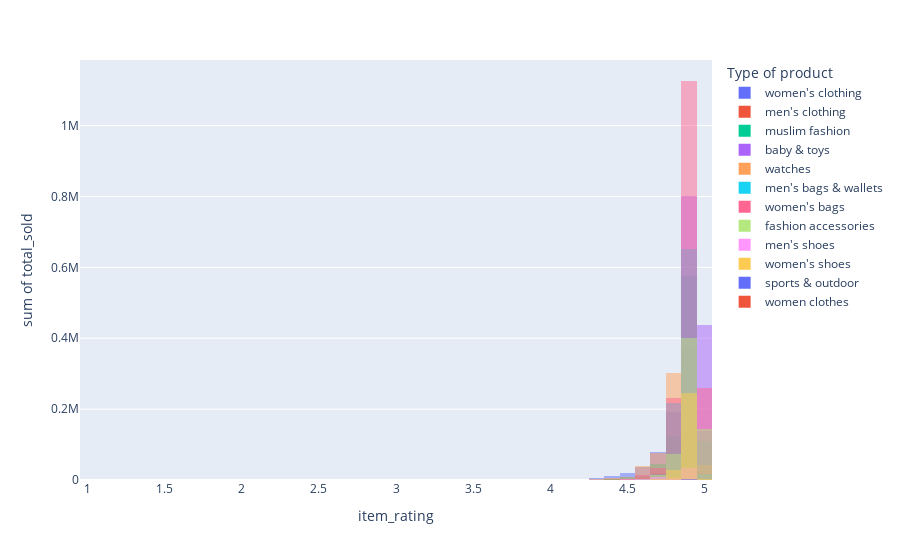

The cell this chart's notebook holds for it:
### Code cell
import plotly.express as px
df_2=df.groupby('item_rating').agg('sum').reset_index()
px.histogram(df, x='item_rating',y='total_sold', color='Type of product', barmode='overlay')

### Figure 1 — Plotly figure (JSON) as saved in the notebook; plotly's stock layout.template omitted (floating-point values rounded to 4 significant figures; data arrays with more than 128 entries replaced by an {"elided": "..."} marker saying what was removed)
{"data": [{"alignmentgroup": "True", "bingroup": "x", "histfunc": "sum", "hovertemplate": "Type of product=women's clothing<br>item_rating=%{x}<br>sum of total_sold=%{y}<extra></extra>", "legendgroup": "women's clothing", "marker": {"color": "#636efa", "opacity": 0.5, "pattern": {"shape": ""}}, "name": "women's clothing", "offsetgroup": "women's clothing", "orientation": "v", "showlegend": true, "type": "histogram", "x": {"elided": "3355 float values"}, "xaxis": "x", "y": {"elided": "3355 int values"}, "yaxis": "y"}, {"alignmentgroup": "True", "bingroup": "x", "histfunc": "sum", "hovertemplate": "Type of product=men's clothing<br>item_rating=%{x}<br>sum of total_sold=%{y}<extra></extra>", "legendgroup": "men's clothing", "marker": {"color": "#EF553B", "opacity": 0.5, "pattern": {"shape": ""}}, "name": "men's clothing", "offsetgroup": "men's clothing", "orientation": "v", "showlegend": true, "type": "histogram", "x": {"elided": "1861 float values"}, "xaxis": "x", "y": {"elided": "1861 int values"}, "yaxis": "y"}, {"alignmentgroup": "True", "bingroup": "x", "histfunc": "sum", "hovertemplate": "Type of product=muslim fashion<br>item_rating=%{x}<br>sum of total_sold=%{y}<extra></extra>", "legendgroup": "muslim fashion", "marker": {"color": "#00cc96", "opacity": 0.5, "pattern": {"shape": ""}}, "name": "muslim fashion", "offsetgroup": "muslim fashion", "orientation": "v", "showlegend": true, "type": "histogram", "x": {"elided": "1291 float values"}, "xaxis": "x", "y": {"elided": "1291 int values"}, "yaxis": "y"}, {"alignmentgroup": "True", "bingroup": "x", "histfunc": "sum", "hovertemplate": "Type of product=baby & toys<br>item_rating=%{x}<br>sum of total_sold=%{y}<extra></extra>", "legendgroup": "baby & toys", "marker": {"color": "#ab63fa", "opacity": 0.5, "pattern": {"shape": ""}}, "name": "baby & toys", "offsetgroup": "baby & toys", "orientation": "v", "showlegend": true, "type": "histogram", "x": {"elided": "1023 float values"}, "xaxis": "x", "y": {"elided": "1023 int values"}, "yaxis": "y"}, {"alignmentgroup": "True", "bingroup": "x", "histfunc": "sum", "hovertemplate": "Type of product=watches<br>item_rating=%{x}<br>sum of total_sold=%{y}<extra></extra>", "legendgroup": "watches", "marker": {"color": "#FFA15A", "opacity": 0.5, "pattern": {"shape": ""}}, "name": "watches", "offsetgroup": "watches", "orientation": "v", "showlegend": true, "type": "histogram", "x": {"elided": "3634 float values"}, "xaxis": "x", "y": {"elided": "3634 int values"}, "yaxis": "y"}, {"alignmentgroup": "True", "bingroup": "x", "histfunc": "sum", "hovertemplate": "Type of product=men's bags & wallets<br>item_rating=%{x}<br>sum of total_sold=%{y}<extra></extra>", "legendgroup": "men's bags & wallets", "marker": {"color": "#19d3f3", "opacity": 0.5, "pattern": {"shape": ""}}, "name": "men's bags & wallets", "offsetgroup": "men's bags & wallets", "orientation": "v", "showlegend": true, "type": "histogram", "x": {"elided": "441 float values"}, "xaxis": "x", "y": {"elided": "441 float values"}, "yaxis": "y"}, {"alignmentgroup": "True", "bingroup": "x", "histfunc": "sum", "hovertemplate": "Type of product=women's bags<br>item_rating=%{x}<br>sum of total_sold=%{y}<extra></extra>", "legendgroup": "women's bags", "marker": {"color": "#FF6692", "opacity": 0.5, "pattern": {"shape": ""}}, "name": "women's bags", "offsetgroup": "women's bags", "orientation": "v", "showlegend": true, "type": "histogram", "x": {"elided": "1270 float values"}, "xaxis": "x", "y": {"elided": "1270 int values"}, "yaxis": "y"}, {"alignmentgroup": "True", "bingroup": "x", "histfunc": "sum", "hovertemplate": "Type of product=fashion accessories<br>item_rating=%{x}<br>sum of total_sold=%{y}<extra></extra>", "legendgroup": "fashion accessories", "marker": {"color": "#B6E880", "opacity": 0.5, "pattern": {"shape": ""}}, "name": "fashion accessories", "offsetgroup": "fashion accessories", "orientation": "v", "showlegend": true, "type": "histogram", "x": {"elided": "1179 float values"}, "xaxis": "x", "y": {"elided": "1179 int values"}, "yaxis": "y"}, {"alignmentgroup": "True", "bingroup": "x", "histfunc": "sum", "hovertemplate": "Type of product=men's shoes<br>item_rating=%{x}<br>sum of total_sold=%{y}<extra></extra>", "legendgroup": "men's shoes", "marker": {"color": "#FF97FF", "opacity": 0.5, "pattern": {"shape": ""}}, "name": "men's shoes", "offsetgroup": "men's shoes", "orientation": "v", "showlegend": true, "type": "histogram", "x": [5, 4, 4.7, 4.8, 4.9, 4.8, 5, 5, 4.6, 5, 4.5, 4, 4.6, 4.7, 4.2, 4.7, 5, 4.8, 4.5, 5, 5, 4.7, 4.9, 5, 4.9, 5, 4.3, 4.8, 4.8, 5, 5, 4, 5, 4.7, 5, 4.7, 4.9, 4.9, 5, 4.8, 3, 5, 4.9, 4.9, 4.9, 4.8, 4.8, 4.8, 4.8, 4.7, 4.8, 4.9, 4.7, 4.7, 4.8, 4.7, 5, 4.8, 4.7, 4.8, 5, 4.9, 4, 4.9, 4.9, 4.7, 4.7, 4.9, 4.7, 5, 4.8, 4.9, 4.9, 4.9, 4.9, 4.9, 4.9, 5, 5, 4.4, 5, 5, 4.7, 4.9, 4.8, 4.9, 4.1, 4.8, 4.7, 5, 5, 4.7, 4.9, 4.4, 5, 5, 4.9, 4.9, 4.9, 4.9, 4.8, 4.9, 4.5, 4.9, 4.9, 4.6, 4.8, 4.7, 4.9, 4.8, 4.9, 4.9, 4.8, 4.8, 4.9, 4.9, 4.7, 4.7, 4.9], "xaxis": "x", "y": [1, 45, 22, 180, 10, 271, 259, 1, 56, 7, 1100, 1, 605, 509, 232, 987, 4, 157, 914, 1, 4, 161, 59, 11, 87, 5, 3, 22, 343, 1, 1, 1, 68, 28, 2, 26, 1200, 448, 6, 90, 3, 10, 170, 377, 153, 80, 208, 84, 65, 294, 15, 320, 17, 1300, 520, 557, 14, 51, 136, 138, 4, 310, 8, 20, 47, 2700, 309, 198, 310, 19, 46, 163, 17500, 3200, 97, 43, 333, 2, 118, 13, 9, 1, 292, 719, 426, 1600, 17, 70, 230, 4, 8, 17, 67, 43, 5, 4, 852, 488, 466, 358, 1400, 313, 5, 506, 328, 1400, 510, 302, 97, 140, 306, 249, 173, 148, 780, 381, 830, 578, 880], "yaxis": "y"}, {"alignmentgroup": "True", "bingroup": "x", "histfunc": "sum", "hovertemplate": "Type of product=women's shoes<br>item_rating=%{x}<br>sum of total_sold=%{y}<extra></extra>", "legendgroup": "women's shoes", "marker": {"color": "#FECB52", "opacity": 0.5, "pattern": {"shape": ""}}, "name": "women's shoes", "offsetgroup": "women's shoes", "orientation": "v", "showlegend": true, "type": "histogram", "x": {"elided": "188 float values"}, "xaxis": "x", "y": {"elided": "188 float values"}, "yaxis": "y"}, {"alignmentgroup": "True", "bingroup": "x", "histfunc": "sum", "hovertemplate": "Type of product=sports & outdoor<br>item_rating=%{x}<br>sum of total_sold=%{y}<extra></extra>", "legendgroup": "sports & outdoor", "marker": {"color": "#636efa", "opacity": 0.5, "pattern": {"shape": ""}}, "name": "sports & outdoor", "offsetgroup": "sports & outdoor", "orientation": "v", "showlegend": true, "type": "histogram", "x": [4.6, 4.8, 4.9, 4.9, 4.9], "xaxis": "x", "y": [143, 627, 1900, 232, 900], "yaxis": "y"}, {"alignmentgroup": "True", "bingroup": "x", "histfunc": "sum", "hovertemplate": "Type of product=women clothes<br>item_rating=%{x}<br>sum of total_sold=%{y}<extra></extra>", "legendgroup": "women clothes", "marker": {"color": "#EF553B", "opacity": 0.5, "pattern": {"shape": ""}}, "name": "women clothes", "offsetgroup": "women clothes", "orientation": "v", "showlegend": true, "type": "histogram", "x": [4.8, 4.9, 4.9, 5], "xaxis": "x", "y": [98, 109, 18, 5], "yaxis": "y"}], "layout": {"barmode": "overlay", "legend": {"title": {"text": "Type of product"}, "tracegroupgap": 0}, "margin": {"t": 60}, "xaxis": {"anchor": "y", "domain": [0, 1], "title": {"text": "item_rating"}}, "yaxis": {"anchor": "x", "domain": [0, 1], "title": {"text": "sum of total_sold"}}}}
